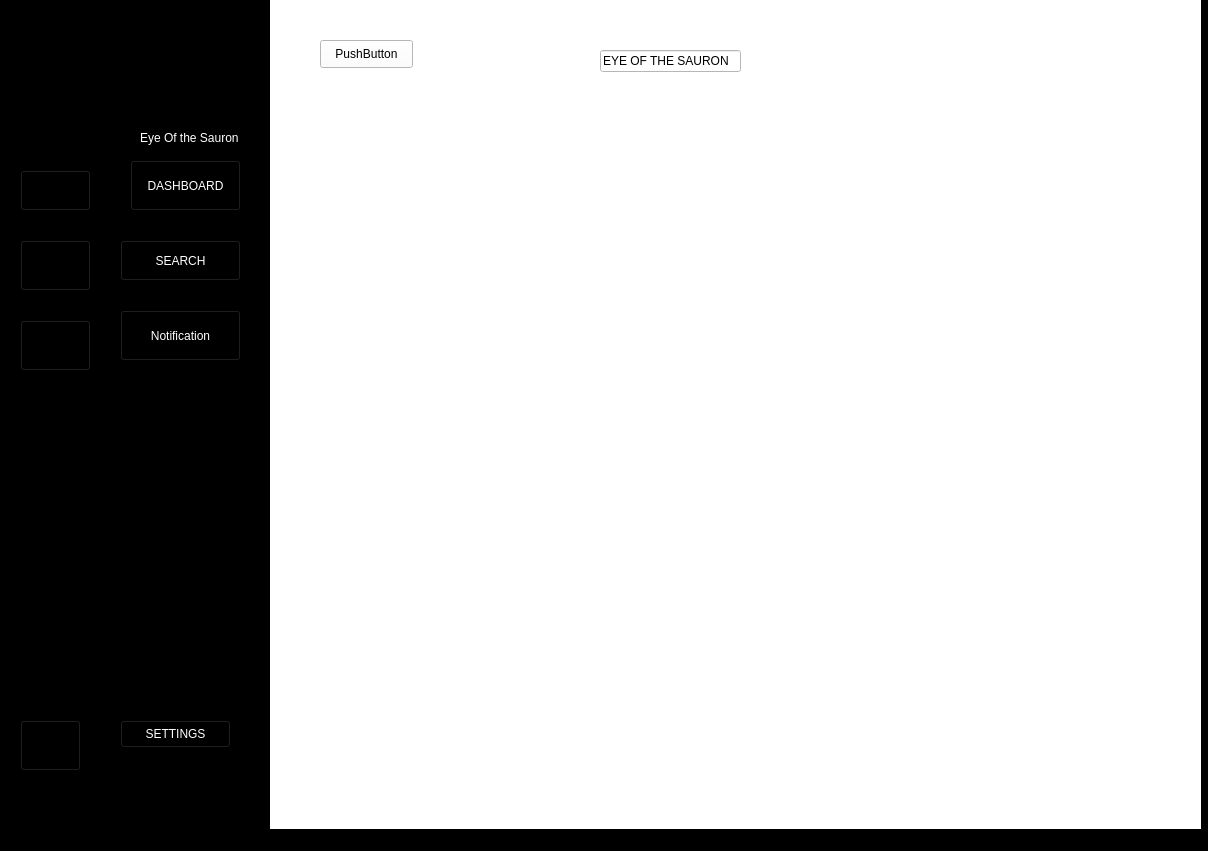
<?xml version="1.0" encoding="UTF-8"?>
<ui version="4.0">
 <class>MainWindow</class>
 <widget class="QMainWindow" name="MainWindow">
  <property name="geometry">
   <rect>
    <x>0</x>
    <y>0</y>
    <width>1208</width>
    <height>851</height>
   </rect>
  </property>
  <property name="windowTitle">
   <string>MainWindow</string>
  </property>
  <property name="styleSheet">
   <string notr="true">background-color:rgb(0, 0, 0)</string>
  </property>
  <widget class="QWidget" name="centralwidget">
   <widget class="QWidget" name="icons_only" native="true">
    <property name="geometry">
     <rect>
      <x>10</x>
      <y>0</y>
      <width>101</width>
      <height>781</height>
     </rect>
    </property>
    <property name="styleSheet">
     <string notr="true">QWidget{
background-color:rgb(0, 0, 0)
}</string>
    </property>
    <widget class="QLabel" name="label">
     <property name="geometry">
      <rect>
       <x>10</x>
       <y>20</y>
       <width>80</width>
       <height>80</height>
      </rect>
     </property>
     <property name="minimumSize">
      <size>
       <width>80</width>
       <height>80</height>
      </size>
     </property>
     <property name="maximumSize">
      <size>
       <width>80</width>
       <height>80</height>
      </size>
     </property>
     <property name="text">
      <string/>
     </property>
     <property name="pixmap">
      <pixmap resource="resource.qrc">:/eye-removebg-preview.png</pixmap>
     </property>
     <property name="scaledContents">
      <bool>true</bool>
     </property>
    </widget>
    <widget class="QPushButton" name="pushButton">
     <property name="geometry">
      <rect>
       <x>10</x>
       <y>170</y>
       <width>71</width>
       <height>41</height>
      </rect>
     </property>
     <property name="minimumSize">
      <size>
       <width>40</width>
       <height>40</height>
      </size>
     </property>
     <property name="text">
      <string/>
     </property>
     <property name="icon">
      <iconset resource="resource.qrc">
       <normaloff>:/dashboard.png</normaloff>:/dashboard.png</iconset>
     </property>
     <property name="iconSize">
      <size>
       <width>30</width>
       <height>30</height>
      </size>
     </property>
     <property name="checkable">
      <bool>true</bool>
     </property>
     <property name="autoExclusive">
      <bool>true</bool>
     </property>
    </widget>
    <widget class="QPushButton" name="pushButton_2">
     <property name="geometry">
      <rect>
       <x>10</x>
       <y>240</y>
       <width>71</width>
       <height>51</height>
      </rect>
     </property>
     <property name="text">
      <string/>
     </property>
     <property name="icon">
      <iconset resource="resource.qrc">
       <normaloff>:/search.png</normaloff>:/search.png</iconset>
     </property>
     <property name="iconSize">
      <size>
       <width>30</width>
       <height>30</height>
      </size>
     </property>
     <property name="checkable">
      <bool>true</bool>
     </property>
     <property name="autoExclusive">
      <bool>true</bool>
     </property>
    </widget>
    <widget class="QPushButton" name="pushButton_3">
     <property name="geometry">
      <rect>
       <x>10</x>
       <y>720</y>
       <width>61</width>
       <height>51</height>
      </rect>
     </property>
     <property name="text">
      <string/>
     </property>
     <property name="icon">
      <iconset resource="resource.qrc">
       <normaloff>:/settings.png</normaloff>:/settings.png</iconset>
     </property>
     <property name="iconSize">
      <size>
       <width>30</width>
       <height>30</height>
      </size>
     </property>
     <property name="checkable">
      <bool>true</bool>
     </property>
     <property name="autoExclusive">
      <bool>true</bool>
     </property>
    </widget>
    <widget class="QPushButton" name="pushButton_8">
     <property name="geometry">
      <rect>
       <x>10</x>
       <y>320</y>
       <width>71</width>
       <height>51</height>
      </rect>
     </property>
     <property name="text">
      <string/>
     </property>
     <property name="icon">
      <iconset resource="resource.qrc">
       <normaloff>:/notifications.png</normaloff>:/notifications.png</iconset>
     </property>
     <property name="iconSize">
      <size>
       <width>30</width>
       <height>30</height>
      </size>
     </property>
     <property name="checkable">
      <bool>true</bool>
     </property>
     <property name="autoExclusive">
      <bool>true</bool>
     </property>
    </widget>
   </widget>
   <widget class="QWidget" name="icons_names" native="true">
    <property name="geometry">
     <rect>
      <x>120</x>
      <y>0</y>
      <width>141</width>
      <height>781</height>
     </rect>
    </property>
    <property name="styleSheet">
     <string notr="true">QWidget{
background-color:rgb(0, 0, 0)
}

QPushButton{
	color:white
}

QLabel{
	color:white

}</string>
    </property>
    <widget class="QLabel" name="label_2">
     <property name="geometry">
      <rect>
       <x>30</x>
       <y>20</y>
       <width>80</width>
       <height>80</height>
      </rect>
     </property>
     <property name="minimumSize">
      <size>
       <width>80</width>
       <height>80</height>
      </size>
     </property>
     <property name="maximumSize">
      <size>
       <width>80</width>
       <height>80</height>
      </size>
     </property>
     <property name="text">
      <string/>
     </property>
     <property name="pixmap">
      <pixmap resource="resource.qrc">:/eye-removebg-preview.png</pixmap>
     </property>
     <property name="scaledContents">
      <bool>true</bool>
     </property>
    </widget>
    <widget class="QLabel" name="label_4">
     <property name="geometry">
      <rect>
       <x>20</x>
       <y>130</y>
       <width>111</width>
       <height>16</height>
      </rect>
     </property>
     <property name="text">
      <string>Eye Of the Sauron</string>
     </property>
    </widget>
    <widget class="QPushButton" name="pushButton_4">
     <property name="geometry">
      <rect>
       <x>10</x>
       <y>160</y>
       <width>111</width>
       <height>51</height>
      </rect>
     </property>
     <property name="text">
      <string>DASHBOARD</string>
     </property>
     <property name="icon">
      <iconset resource="resource.qrc">
       <normaloff>:/dashboard.png</normaloff>:/dashboard.png</iconset>
     </property>
     <property name="checkable">
      <bool>true</bool>
     </property>
     <property name="autoExclusive">
      <bool>true</bool>
     </property>
    </widget>
    <widget class="QPushButton" name="pushButton_5">
     <property name="geometry">
      <rect>
       <x>0</x>
       <y>720</y>
       <width>111</width>
       <height>28</height>
      </rect>
     </property>
     <property name="text">
      <string>SETTINGS</string>
     </property>
     <property name="icon">
      <iconset resource="resource.qrc">
       <normaloff>:/settings.png</normaloff>:/settings.png</iconset>
     </property>
     <property name="checkable">
      <bool>true</bool>
     </property>
     <property name="autoExclusive">
      <bool>true</bool>
     </property>
    </widget>
    <widget class="QPushButton" name="pushButton_6">
     <property name="geometry">
      <rect>
       <x>0</x>
       <y>240</y>
       <width>121</width>
       <height>41</height>
      </rect>
     </property>
     <property name="text">
      <string>SEARCH</string>
     </property>
     <property name="icon">
      <iconset resource="resource.qrc">
       <normaloff>:/search.png</normaloff>:/search.png</iconset>
     </property>
     <property name="checkable">
      <bool>true</bool>
     </property>
     <property name="autoExclusive">
      <bool>true</bool>
     </property>
    </widget>
    <widget class="QPushButton" name="pushButton_9">
     <property name="geometry">
      <rect>
       <x>0</x>
       <y>310</y>
       <width>121</width>
       <height>51</height>
      </rect>
     </property>
     <property name="text">
      <string>Notification</string>
     </property>
     <property name="icon">
      <iconset resource="resource.qrc">
       <normaloff>:/notifications.png</normaloff>:/notifications.png</iconset>
     </property>
     <property name="checkable">
      <bool>true</bool>
     </property>
     <property name="autoExclusive">
      <bool>true</bool>
     </property>
    </widget>
   </widget>
   <widget class="QWidget" name="widget" native="true">
    <property name="geometry">
     <rect>
      <x>270</x>
      <y>0</y>
      <width>931</width>
      <height>831</height>
     </rect>
    </property>
    <property name="styleSheet">
     <string notr="true">color: rgb(255, 255, 255);
background-color: rgb(255, 255, 255);</string>
    </property>
    <widget class="QWidget" name="widget_2" native="true">
     <property name="geometry">
      <rect>
       <x>20</x>
       <y>20</y>
       <width>771</width>
       <height>80</height>
      </rect>
     </property>
     <property name="styleSheet">
      <string notr="true">color: rgb(0, 0, 0);</string>
     </property>
     <widget class="QLineEdit" name="lineEdit">
      <property name="geometry">
       <rect>
        <x>310</x>
        <y>30</y>
        <width>141</width>
        <height>22</height>
       </rect>
      </property>
      <property name="text">
       <string>EYE OF THE SAURON</string>
      </property>
     </widget>
     <widget class="QPushButton" name="pushButton_7">
      <property name="geometry">
       <rect>
        <x>30</x>
        <y>20</y>
        <width>93</width>
        <height>28</height>
       </rect>
      </property>
      <property name="text">
       <string>PushButton</string>
      </property>
     </widget>
    </widget>
    <widget class="QStackedWidget" name="stackedWidget">
     <property name="geometry">
      <rect>
       <x>150</x>
       <y>170</y>
       <width>751</width>
       <height>461</height>
      </rect>
     </property>
     <widget class="QWidget" name="page"/>
     <widget class="QWidget" name="page_2"/>
    </widget>
   </widget>
  </widget>
  <widget class="QMenuBar" name="menubar">
   <property name="geometry">
    <rect>
     <x>0</x>
     <y>0</y>
     <width>1208</width>
     <height>26</height>
    </rect>
   </property>
  </widget>
  <widget class="QStatusBar" name="statusbar"/>
 </widget>
 <resources>
  <include location="resource.qrc"/>
 </resources>
 <connections>
  <connection>
   <sender>pushButton_7</sender>
   <signal>toggled(bool)</signal>
   <receiver>icons_only</receiver>
   <slot>setHidden(bool)</slot>
   <hints>
    <hint type="sourcelabel">
     <x>328</x>
     <y>93</y>
    </hint>
    <hint type="destinationlabel">
     <x>108</x>
     <y>238</y>
    </hint>
   </hints>
  </connection>
  <connection>
   <sender>pushButton_7</sender>
   <signal>toggled(bool)</signal>
   <receiver>icons_names</receiver>
   <slot>setVisible(bool)</slot>
   <hints>
    <hint type="sourcelabel">
     <x>361</x>
     <y>90</y>
    </hint>
    <hint type="destinationlabel">
     <x>249</x>
     <y>288</y>
    </hint>
   </hints>
  </connection>
 </connections>
</ui>
